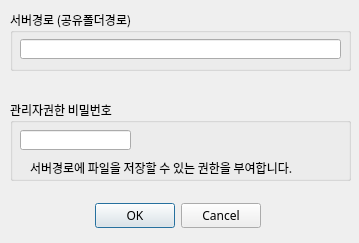
<?xml version="1.0" encoding="UTF-8"?>
<ui version="4.0">
 <class>Dialog</class>
 <widget class="QDialog" name="Dialog">
  <property name="geometry">
   <rect>
    <x>0</x>
    <y>0</y>
    <width>359</width>
    <height>243</height>
   </rect>
  </property>
  <property name="windowTitle">
   <string>Dialog</string>
  </property>
  <widget class="QDialogButtonBox" name="buttonBox">
   <property name="geometry">
    <rect>
     <x>70</x>
     <y>200</y>
     <width>191</width>
     <height>32</height>
    </rect>
   </property>
   <property name="font">
    <font>
     <family>맑은 고딕</family>
    </font>
   </property>
   <property name="orientation">
    <enum>Qt::Horizontal</enum>
   </property>
   <property name="standardButtons">
    <set>QDialogButtonBox::Cancel|QDialogButtonBox::Ok</set>
   </property>
  </widget>
  <widget class="QGroupBox" name="groupBox">
   <property name="geometry">
    <rect>
     <x>10</x>
     <y>10</y>
     <width>341</width>
     <height>61</height>
    </rect>
   </property>
   <property name="font">
    <font>
     <family>맑은 고딕</family>
    </font>
   </property>
   <property name="title">
    <string>서버경로 (공유폴더경로)</string>
   </property>
   <widget class="QLineEdit" name="lineEdit">
    <property name="geometry">
     <rect>
      <x>10</x>
      <y>29</y>
      <width>321</width>
      <height>20</height>
     </rect>
    </property>
   </widget>
  </widget>
  <widget class="QGroupBox" name="groupBox_2">
   <property name="geometry">
    <rect>
     <x>10</x>
     <y>100</y>
     <width>341</width>
     <height>81</height>
    </rect>
   </property>
   <property name="font">
    <font>
     <family>맑은 고딕</family>
    </font>
   </property>
   <property name="title">
    <string>관리자권한 비밀번호</string>
   </property>
   <widget class="QLineEdit" name="lineEdit_2">
    <property name="geometry">
     <rect>
      <x>10</x>
      <y>30</y>
      <width>111</width>
      <height>20</height>
     </rect>
    </property>
   </widget>
   <widget class="QLabel" name="label">
    <property name="geometry">
     <rect>
      <x>20</x>
      <y>60</y>
      <width>301</width>
      <height>16</height>
     </rect>
    </property>
    <property name="font">
     <font>
      <family>맑은 고딕</family>
     </font>
    </property>
    <property name="text">
     <string>서버경로에 파일을 저장할 수 있는 권한을 부여합니다.</string>
    </property>
   </widget>
  </widget>
 </widget>
 <resources/>
 <connections>
  <connection>
   <sender>buttonBox</sender>
   <signal>accepted()</signal>
   <receiver>Dialog</receiver>
   <slot>accept()</slot>
   <hints>
    <hint type="sourcelabel">
     <x>248</x>
     <y>254</y>
    </hint>
    <hint type="destinationlabel">
     <x>157</x>
     <y>274</y>
    </hint>
   </hints>
  </connection>
  <connection>
   <sender>buttonBox</sender>
   <signal>rejected()</signal>
   <receiver>Dialog</receiver>
   <slot>reject()</slot>
   <hints>
    <hint type="sourcelabel">
     <x>316</x>
     <y>260</y>
    </hint>
    <hint type="destinationlabel">
     <x>286</x>
     <y>274</y>
    </hint>
   </hints>
  </connection>
 </connections>
</ui>
